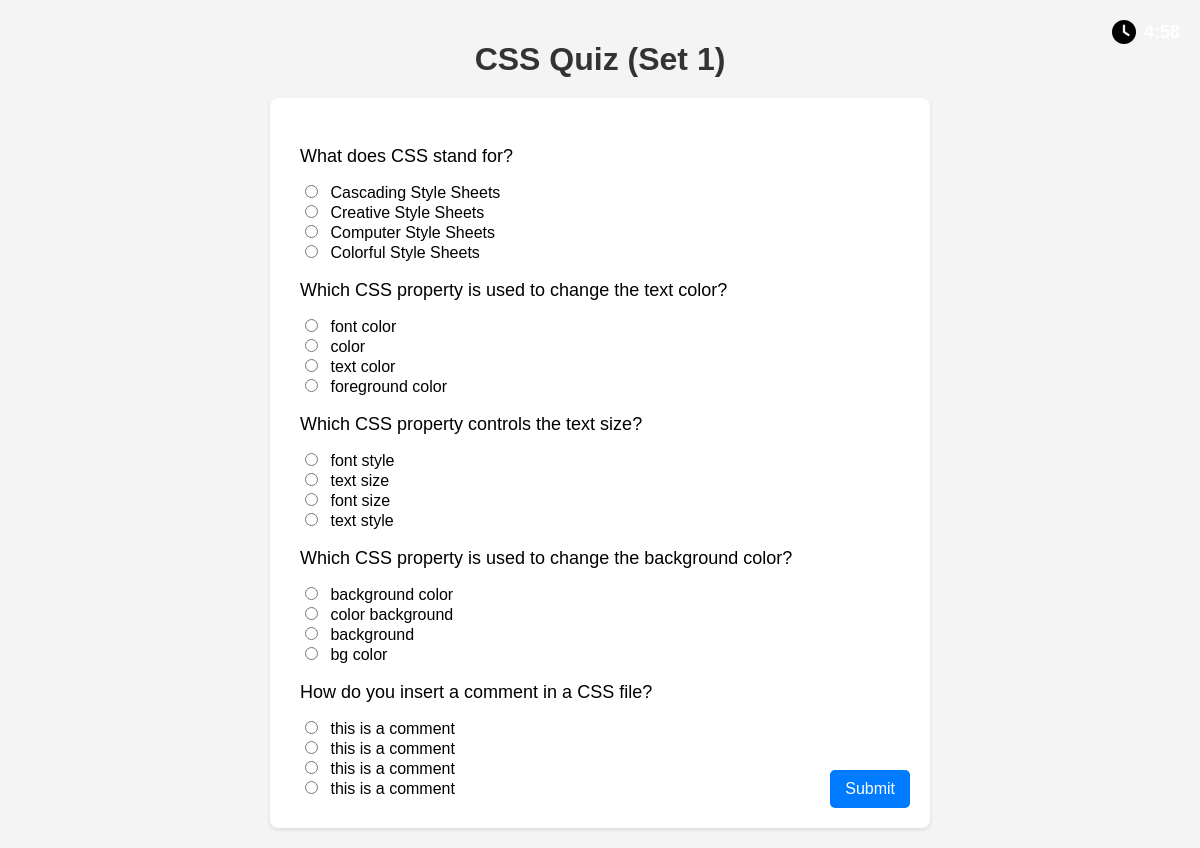
/cssquiz.php, run on the app's committed database.
### tables this page shows
CREATE TABLE `mcqs` (
  `id` int(11) NOT NULL,
  `question` text DEFAULT NULL,
  `option_a` text DEFAULT NULL,
  `option_b` text DEFAULT NULL,
  `option_c` text DEFAULT NULL,
  `option_d` text DEFAULT NULL,
  `correct_option` varchar(1) DEFAULT NULL,
  `category` varchar(20) DEFAULT NULL
);

### cssquiz.php (the view, shortened to what this page needs)
<?php
$servername = "localhost";
$username = "root";
$password = "";
$dbname = "course_platform";
$conn = new mysqli($servername, $username, $password, $dbname);
$setNumber = rand(1, 3);
$setRanges = [
    1 => [16, 20],
    2 => [21, 25],
    3 => [26, 30],
    4 => [31, 35]
];
$range = $setRanges[$setNumber];
$sql = "SELECT * FROM mcqs WHERE category = 'CSS' AND id BETWEEN " . $range[0] . " AND " . $range[1];
$result = $conn->query($sql);
$questions = [];
if ($result->num_rows > 0) {
    while ($row = $result->fetch_assoc()) {
        $questions[] = $row;
    }
}
?>
<!DOCTYPE html>
<html>
<head>
    <link rel="stylesheet" href="https://cdnjs.cloudflare.com/ajax/libs/font-awesome/6.0.0-beta3/css/all.min.css">
</head>
<body style="background-image: url('https://t4.ftcdn.net/jpg/06/91/05/19/360_F_691051962_GFhQPOAXABmf7l706q89b2PFh6FnB1kI.jpg'); background-size: cover; background-repeat: no-repeat;">
    <h1>CSS Quiz (Set <?php echo $setNumber; ?>)</h1>
    <form id="quizForm" method="post" action="process_css_quiz.php">
        <?php foreach ($questions as $question): ?>
            <p><?php echo $question['question']; ?></p>
            <input type="radio" name="answer_<?php echo $question['id']; ?>" value="a"> <?php echo $question['option_a']; ?><br>
            <input type="radio" name="answer_<?php echo $question['id']; ?>" value="b"> <?php echo $question['option_b']; ?><br>
            <input type="radio" name="answer_<?php echo $question['id']; ?>" value="c"> <?php echo $question['option_c']; ?><br>
            <input type="radio" name="answer_<?php echo $question['id']; ?>" value="d"> <?php echo $question['option_d']; ?><br>
        <?php endforeach; ?>
        <input type="submit" value="Submit">
    </form>
    <div id="timer"><i class="fas fa-clock"></i><span id="time">5:00</span></div>
</body>
</html>

### cssquiz.php (style rules this page uses)
#time { color: white; }
body { font-family: 'Arial', sans-serif; background-color: #f4f4f4; margin: 0; padding: 20px; display: flex; flex-direction: column; align-items: center; }
h1 { color: #333; text-align: center; margin-bottom: 20px; }
form { background-color: #fff; padding: 30px; border-radius: 8px; box-shadow: 0 2px 4px rgba(0, 0, 0, 0.1); width: 80%; max-width: 600px; position: relative; }
p { margin-bottom: 15px; font-size: 18px; }
input[type="radio"] { margin-right: 8px; }
#timer { position: absolute; top: 20px; right: 20px; font-size: 18px; font-weight: bold; display: flex; align-items: center; }
#timer i { margin-right: 8px; font-size: 24px; }
input[type="submit"] { position: absolute; bottom: 20px; right: 20px; background-color: #007bff; color: white; padding: 10px 15px; border: none; border-radius: 5px; cursor: pointer; font-size: 16px; transition: background-color 0.3s ease; }

### data on the page
mcqs: question "What does CSS stand for?", option_a "Cascading Style Sheets", option_b "Creative Style Sheets", option_c "Computer Style Sheets", option_d "Colorful Style Sheets"
mcqs: question "Which CSS property is used to change the text color?", option_a "font color", option_b "color", option_c "text color", option_d "foreground color"
mcqs: question "Which CSS property controls the text size?", option_a "font style", option_b "text size", option_c "font size", option_d "text style"
mcqs: question "Which CSS property is used to change the background color?", option_a "background color", option_b "color background", option_c "background", option_d "bg color"
mcqs: question "How do you insert a comment in a CSS file?", option_a "this is a comment", option_b "this is a comment", option_c "this is a comment", option_d "this is a comment"
